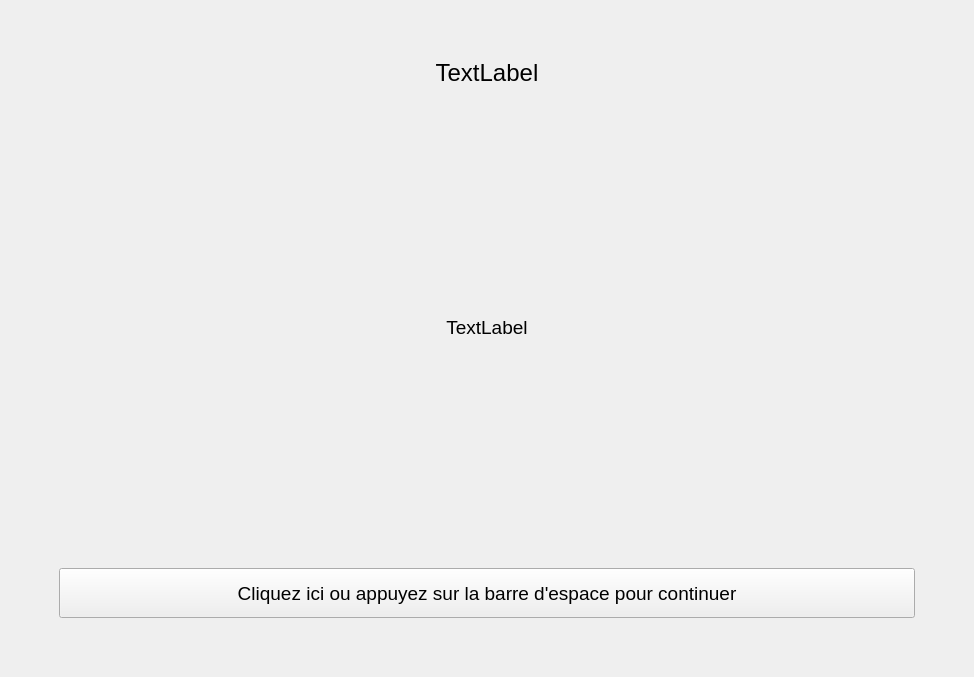
<?xml version="1.0" encoding="UTF-8"?>
<ui version="4.0">
 <class>TonePerceptionTestForm</class>
 <widget class="QWidget" name="TonePerceptionTestForm">
  <property name="geometry">
   <rect>
    <x>0</x>
    <y>0</y>
    <width>974</width>
    <height>677</height>
   </rect>
  </property>
  <property name="windowTitle">
   <string>Form</string>
  </property>
  <layout class="QGridLayout" name="gridLayout">
   <property name="leftMargin">
    <number>50</number>
   </property>
   <property name="topMargin">
    <number>50</number>
   </property>
   <property name="rightMargin">
    <number>50</number>
   </property>
   <property name="bottomMargin">
    <number>50</number>
   </property>
   <item row="0" column="0">
    <widget class="QStackedWidget" name="stackedWidget">
     <property name="currentIndex">
      <number>0</number>
     </property>
     <widget class="QWidget" name="pageInstructions">
      <layout class="QGridLayout" name="gridLayout_3">
       <item row="1" column="0">
        <spacer name="verticalSpacerAfterTitle">
         <property name="orientation">
          <enum>Qt::Vertical</enum>
         </property>
         <property name="sizeHint" stdset="0">
          <size>
           <width>20</width>
           <height>100</height>
          </size>
         </property>
        </spacer>
       </item>
       <item row="2" column="0">
        <widget class="QLabel" name="labelInstructions">
         <property name="minimumSize">
          <size>
           <width>0</width>
           <height>300</height>
          </size>
         </property>
         <property name="font">
          <font>
           <pointsize>14</pointsize>
          </font>
         </property>
         <property name="text">
          <string>TextLabel</string>
         </property>
         <property name="alignment">
          <set>Qt::AlignCenter</set>
         </property>
         <property name="wordWrap">
          <bool>true</bool>
         </property>
        </widget>
       </item>
       <item row="0" column="0">
        <widget class="QLabel" name="labelTitle">
         <property name="font">
          <font>
           <pointsize>18</pointsize>
          </font>
         </property>
         <property name="text">
          <string>TextLabel</string>
         </property>
         <property name="alignment">
          <set>Qt::AlignCenter</set>
         </property>
        </widget>
       </item>
       <item row="3" column="0">
        <spacer name="verticalSpacerAfterInstructions">
         <property name="orientation">
          <enum>Qt::Vertical</enum>
         </property>
         <property name="sizeHint" stdset="0">
          <size>
           <width>20</width>
           <height>100</height>
          </size>
         </property>
        </spacer>
       </item>
       <item row="4" column="0">
        <widget class="QPushButton" name="buttonInstructionsNext">
         <property name="minimumSize">
          <size>
           <width>0</width>
           <height>50</height>
          </size>
         </property>
         <property name="font">
          <font>
           <pointsize>14</pointsize>
          </font>
         </property>
         <property name="text">
          <string>Cliquez ici ou appuyez sur la barre d'espace pour continuer</string>
         </property>
         <property name="shortcut">
          <string>Space</string>
         </property>
        </widget>
       </item>
      </layout>
     </widget>
     <widget class="QWidget" name="pageFixationCross">
      <property name="palette">
       <palette>
        <active>
         <colorrole role="WindowText">
          <brush brushstyle="SolidPattern">
           <color alpha="255">
            <red>255</red>
            <green>255</green>
            <blue>255</blue>
           </color>
          </brush>
         </colorrole>
         <colorrole role="Button">
          <brush brushstyle="SolidPattern">
           <color alpha="255">
            <red>0</red>
            <green>0</green>
            <blue>0</blue>
           </color>
          </brush>
         </colorrole>
         <colorrole role="Light">
          <brush brushstyle="SolidPattern">
           <color alpha="255">
            <red>0</red>
            <green>0</green>
            <blue>0</blue>
           </color>
          </brush>
         </colorrole>
         <colorrole role="Midlight">
          <brush brushstyle="SolidPattern">
           <color alpha="255">
            <red>0</red>
            <green>0</green>
            <blue>0</blue>
           </color>
          </brush>
         </colorrole>
         <colorrole role="Dark">
          <brush brushstyle="SolidPattern">
           <color alpha="255">
            <red>0</red>
            <green>0</green>
            <blue>0</blue>
           </color>
          </brush>
         </colorrole>
         <colorrole role="Mid">
          <brush brushstyle="SolidPattern">
           <color alpha="255">
            <red>0</red>
            <green>0</green>
            <blue>0</blue>
           </color>
          </brush>
         </colorrole>
         <colorrole role="Text">
          <brush brushstyle="SolidPattern">
           <color alpha="255">
            <red>255</red>
            <green>255</green>
            <blue>255</blue>
           </color>
          </brush>
         </colorrole>
         <colorrole role="BrightText">
          <brush brushstyle="SolidPattern">
           <color alpha="255">
            <red>255</red>
            <green>255</green>
            <blue>255</blue>
           </color>
          </brush>
         </colorrole>
         <colorrole role="ButtonText">
          <brush brushstyle="SolidPattern">
           <color alpha="255">
            <red>255</red>
            <green>255</green>
            <blue>255</blue>
           </color>
          </brush>
         </colorrole>
         <colorrole role="Base">
          <brush brushstyle="SolidPattern">
           <color alpha="255">
            <red>0</red>
            <green>0</green>
            <blue>0</blue>
           </color>
          </brush>
         </colorrole>
         <colorrole role="Window">
          <brush brushstyle="SolidPattern">
           <color alpha="255">
            <red>0</red>
            <green>0</green>
            <blue>0</blue>
           </color>
          </brush>
         </colorrole>
         <colorrole role="Shadow">
          <brush brushstyle="SolidPattern">
           <color alpha="255">
            <red>0</red>
            <green>0</green>
            <blue>0</blue>
           </color>
          </brush>
         </colorrole>
         <colorrole role="AlternateBase">
          <brush brushstyle="SolidPattern">
           <color alpha="255">
            <red>0</red>
            <green>0</green>
            <blue>0</blue>
           </color>
          </brush>
         </colorrole>
         <colorrole role="ToolTipBase">
          <brush brushstyle="SolidPattern">
           <color alpha="255">
            <red>255</red>
            <green>255</green>
            <blue>220</blue>
           </color>
          </brush>
         </colorrole>
         <colorrole role="ToolTipText">
          <brush brushstyle="SolidPattern">
           <color alpha="255">
            <red>0</red>
            <green>0</green>
            <blue>0</blue>
           </color>
          </brush>
         </colorrole>
        </active>
        <inactive>
         <colorrole role="WindowText">
          <brush brushstyle="SolidPattern">
           <color alpha="255">
            <red>255</red>
            <green>255</green>
            <blue>255</blue>
           </color>
          </brush>
         </colorrole>
         <colorrole role="Button">
          <brush brushstyle="SolidPattern">
           <color alpha="255">
            <red>0</red>
            <green>0</green>
            <blue>0</blue>
           </color>
          </brush>
         </colorrole>
         <colorrole role="Light">
          <brush brushstyle="SolidPattern">
           <color alpha="255">
            <red>0</red>
            <green>0</green>
            <blue>0</blue>
           </color>
          </brush>
         </colorrole>
         <colorrole role="Midlight">
          <brush brushstyle="SolidPattern">
           <color alpha="255">
            <red>0</red>
            <green>0</green>
            <blue>0</blue>
           </color>
          </brush>
         </colorrole>
         <colorrole role="Dark">
          <brush brushstyle="SolidPattern">
           <color alpha="255">
            <red>0</red>
            <green>0</green>
            <blue>0</blue>
           </color>
          </brush>
         </colorrole>
         <colorrole role="Mid">
          <brush brushstyle="SolidPattern">
           <color alpha="255">
            <red>0</red>
            <green>0</green>
            <blue>0</blue>
           </color>
          </brush>
         </colorrole>
         <colorrole role="Text">
          <brush brushstyle="SolidPattern">
           <color alpha="255">
            <red>255</red>
            <green>255</green>
            <blue>255</blue>
           </color>
          </brush>
         </colorrole>
         <colorrole role="BrightText">
          <brush brushstyle="SolidPattern">
           <color alpha="255">
            <red>255</red>
            <green>255</green>
            <blue>255</blue>
           </color>
          </brush>
         </colorrole>
         <colorrole role="ButtonText">
          <brush brushstyle="SolidPattern">
           <color alpha="255">
            <red>255</red>
            <green>255</green>
            <blue>255</blue>
           </color>
          </brush>
         </colorrole>
         <colorrole role="Base">
          <brush brushstyle="SolidPattern">
           <color alpha="255">
            <red>0</red>
            <green>0</green>
            <blue>0</blue>
           </color>
          </brush>
         </colorrole>
         <colorrole role="Window">
          <brush brushstyle="SolidPattern">
           <color alpha="255">
            <red>0</red>
            <green>0</green>
            <blue>0</blue>
           </color>
          </brush>
         </colorrole>
         <colorrole role="Shadow">
          <brush brushstyle="SolidPattern">
           <color alpha="255">
            <red>0</red>
            <green>0</green>
            <blue>0</blue>
           </color>
          </brush>
         </colorrole>
         <colorrole role="AlternateBase">
          <brush brushstyle="SolidPattern">
           <color alpha="255">
            <red>0</red>
            <green>0</green>
            <blue>0</blue>
           </color>
          </brush>
         </colorrole>
         <colorrole role="ToolTipBase">
          <brush brushstyle="SolidPattern">
           <color alpha="255">
            <red>255</red>
            <green>255</green>
            <blue>220</blue>
           </color>
          </brush>
         </colorrole>
         <colorrole role="ToolTipText">
          <brush brushstyle="SolidPattern">
           <color alpha="255">
            <red>0</red>
            <green>0</green>
            <blue>0</blue>
           </color>
          </brush>
         </colorrole>
        </inactive>
        <disabled>
         <colorrole role="WindowText">
          <brush brushstyle="SolidPattern">
           <color alpha="255">
            <red>0</red>
            <green>0</green>
            <blue>0</blue>
           </color>
          </brush>
         </colorrole>
         <colorrole role="Button">
          <brush brushstyle="SolidPattern">
           <color alpha="255">
            <red>0</red>
            <green>0</green>
            <blue>0</blue>
           </color>
          </brush>
         </colorrole>
         <colorrole role="Light">
          <brush brushstyle="SolidPattern">
           <color alpha="255">
            <red>0</red>
            <green>0</green>
            <blue>0</blue>
           </color>
          </brush>
         </colorrole>
         <colorrole role="Midlight">
          <brush brushstyle="SolidPattern">
           <color alpha="255">
            <red>0</red>
            <green>0</green>
            <blue>0</blue>
           </color>
          </brush>
         </colorrole>
         <colorrole role="Dark">
          <brush brushstyle="SolidPattern">
           <color alpha="255">
            <red>0</red>
            <green>0</green>
            <blue>0</blue>
           </color>
          </brush>
         </colorrole>
         <colorrole role="Mid">
          <brush brushstyle="SolidPattern">
           <color alpha="255">
            <red>0</red>
            <green>0</green>
            <blue>0</blue>
           </color>
          </brush>
         </colorrole>
         <colorrole role="Text">
          <brush brushstyle="SolidPattern">
           <color alpha="255">
            <red>0</red>
            <green>0</green>
            <blue>0</blue>
           </color>
          </brush>
         </colorrole>
         <colorrole role="BrightText">
          <brush brushstyle="SolidPattern">
           <color alpha="255">
            <red>255</red>
            <green>255</green>
            <blue>255</blue>
           </color>
          </brush>
         </colorrole>
         <colorrole role="ButtonText">
          <brush brushstyle="SolidPattern">
           <color alpha="255">
            <red>0</red>
            <green>0</green>
            <blue>0</blue>
           </color>
          </brush>
         </colorrole>
         <colorrole role="Base">
          <brush brushstyle="SolidPattern">
           <color alpha="255">
            <red>0</red>
            <green>0</green>
            <blue>0</blue>
           </color>
          </brush>
         </colorrole>
         <colorrole role="Window">
          <brush brushstyle="SolidPattern">
           <color alpha="255">
            <red>0</red>
            <green>0</green>
            <blue>0</blue>
           </color>
          </brush>
         </colorrole>
         <colorrole role="Shadow">
          <brush brushstyle="SolidPattern">
           <color alpha="255">
            <red>0</red>
            <green>0</green>
            <blue>0</blue>
           </color>
          </brush>
         </colorrole>
         <colorrole role="AlternateBase">
          <brush brushstyle="SolidPattern">
           <color alpha="255">
            <red>0</red>
            <green>0</green>
            <blue>0</blue>
           </color>
          </brush>
         </colorrole>
         <colorrole role="ToolTipBase">
          <brush brushstyle="SolidPattern">
           <color alpha="255">
            <red>255</red>
            <green>255</green>
            <blue>220</blue>
           </color>
          </brush>
         </colorrole>
         <colorrole role="ToolTipText">
          <brush brushstyle="SolidPattern">
           <color alpha="255">
            <red>0</red>
            <green>0</green>
            <blue>0</blue>
           </color>
          </brush>
         </colorrole>
        </disabled>
       </palette>
      </property>
      <layout class="QGridLayout" name="gridLayout_5">
       <property name="leftMargin">
        <number>0</number>
       </property>
       <property name="topMargin">
        <number>0</number>
       </property>
       <property name="rightMargin">
        <number>0</number>
       </property>
       <property name="bottomMargin">
        <number>0</number>
       </property>
       <item row="0" column="0">
        <widget class="QLabel" name="labelFixationCross">
         <property name="maximumSize">
          <size>
           <width>100</width>
           <height>100</height>
          </size>
         </property>
         <property name="text">
          <string/>
         </property>
         <property name="pixmap">
          <pixmap resource="expe.qrc">:/expe/fixation.png</pixmap>
         </property>
         <property name="scaledContents">
          <bool>true</bool>
         </property>
         <property name="alignment">
          <set>Qt::AlignCenter</set>
         </property>
        </widget>
       </item>
      </layout>
     </widget>
     <widget class="QWidget" name="pageMakeSelection">
      <layout class="QGridLayout" name="gridLayout_2">
       <item row="1" column="0" colspan="2">
        <widget class="QGroupBox" name="groupBox">
         <property name="minimumSize">
          <size>
           <width>0</width>
           <height>300</height>
          </size>
         </property>
         <property name="title">
          <string/>
         </property>
         <layout class="QGridLayout" name="gridLayout_4">
          <property name="horizontalSpacing">
           <number>40</number>
          </property>
          <item row="1" column="3">
           <widget class="QPushButton" name="buttonDontKnow">
            <property name="minimumSize">
             <size>
              <width>0</width>
              <height>50</height>
             </size>
            </property>
            <property name="font">
             <font>
              <pointsize>12</pointsize>
             </font>
            </property>
            <property name="text">
             <string>je ne sais pas</string>
            </property>
            <property name="shortcut">
             <string>Space</string>
            </property>
           </widget>
          </item>
          <item row="1" column="0">
           <widget class="QPushButton" name="buttonFalling">
            <property name="minimumSize">
             <size>
              <width>0</width>
              <height>50</height>
             </size>
            </property>
            <property name="font">
             <font>
              <pointsize>12</pointsize>
             </font>
            </property>
            <property name="text">
             <string>descendante</string>
            </property>
            <property name="shortcut">
             <string>Space</string>
            </property>
           </widget>
          </item>
          <item row="1" column="2">
           <widget class="QPushButton" name="buttonRising">
            <property name="minimumSize">
             <size>
              <width>0</width>
              <height>50</height>
             </size>
            </property>
            <property name="font">
             <font>
              <pointsize>12</pointsize>
             </font>
            </property>
            <property name="text">
             <string>montante</string>
            </property>
            <property name="shortcut">
             <string>Space</string>
            </property>
           </widget>
          </item>
          <item row="1" column="1">
           <widget class="QPushButton" name="buttonLevel">
            <property name="minimumSize">
             <size>
              <width>0</width>
              <height>50</height>
             </size>
            </property>
            <property name="font">
             <font>
              <pointsize>12</pointsize>
             </font>
            </property>
            <property name="text">
             <string>plate</string>
            </property>
            <property name="shortcut">
             <string>Space</string>
            </property>
           </widget>
          </item>
          <item row="0" column="0" colspan="4">
           <widget class="QLabel" name="labelSelectIntonation">
            <property name="font">
             <font>
              <pointsize>22</pointsize>
             </font>
            </property>
            <property name="text">
             <string>Quelle intonation avez-vous identifiée?</string>
            </property>
           </widget>
          </item>
         </layout>
        </widget>
       </item>
       <item row="2" column="0" colspan="2">
        <spacer name="verticalSpacerDown">
         <property name="orientation">
          <enum>Qt::Vertical</enum>
         </property>
         <property name="sizeHint" stdset="0">
          <size>
           <width>808</width>
           <height>144</height>
          </size>
         </property>
        </spacer>
       </item>
       <item row="0" column="0" colspan="2">
        <spacer name="verticalSpacerUp">
         <property name="orientation">
          <enum>Qt::Vertical</enum>
         </property>
         <property name="sizeHint" stdset="0">
          <size>
           <width>20</width>
           <height>235</height>
          </size>
         </property>
        </spacer>
       </item>
      </layout>
     </widget>
    </widget>
   </item>
  </layout>
 </widget>
 <tabstops>
  <tabstop>buttonFalling</tabstop>
  <tabstop>buttonLevel</tabstop>
  <tabstop>buttonRising</tabstop>
  <tabstop>buttonDontKnow</tabstop>
  <tabstop>buttonInstructionsNext</tabstop>
 </tabstops>
 <resources>
  <include location="expe.qrc"/>
 </resources>
 <connections/>
</ui>
